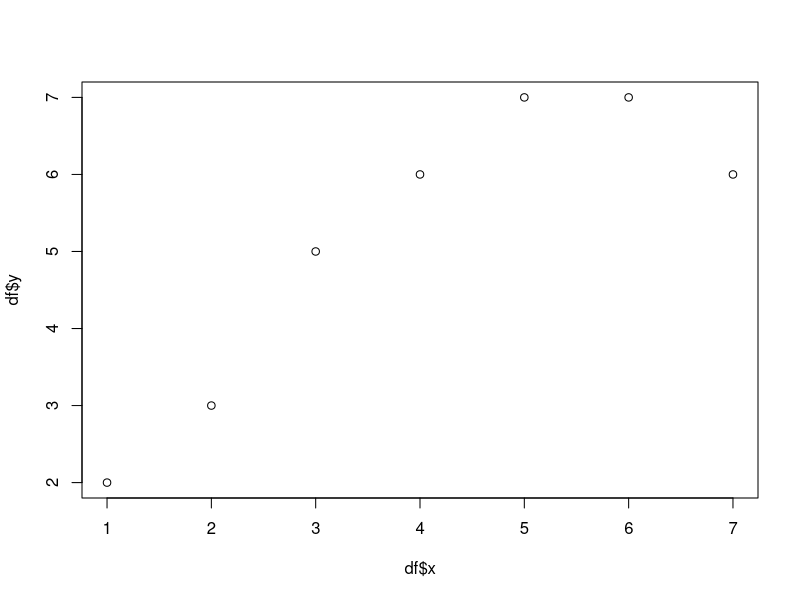
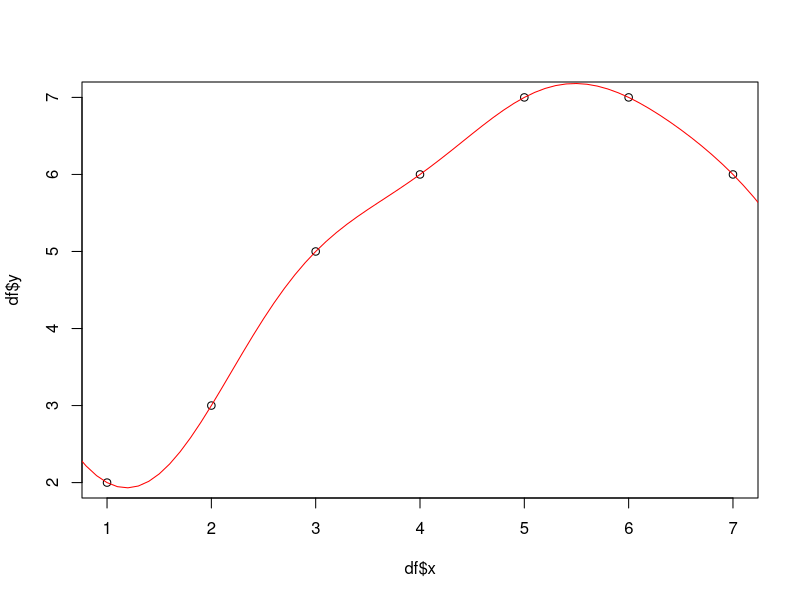

Recreate these plots in R, in order.
## ---- chunk 1
knitr::opts_chunk$set(echo       = TRUE,
                      message    = FALSE,
                      warning    = FALSE,
                      out.width  = 800,
                      out.height = 600,
                      fig.align  = "center",
                      dev        = "ragg_png")
## ---- chunk 2
df <- data.frame(y = c(2,3,5,6,7,7,6),
                 x = c(1,2,3,4,5,6,7))

plot(df$x, df$y)
## ---- chunk 3
n <- 1/8
fit <- lm(y ~ 
            cos(2*pi*n*x) + sin(2*pi*n*x) + 
            cos(4*pi*n*x) + sin(4*pi*n*x) +  
            cos(6*pi*n*x) + sin(6*pi*n*x),
          data = df)

fit
## ---- chunk 4
pred <- function(x){
  res <- fit$coefficients[[1]] + #a
    fit$coefficients[[2]] * cos(2*pi*n*x) +
    fit$coefficients[[3]] * sin(2*pi*n*x) + 
    fit$coefficients[[4]] * cos(4*pi*n*x) + 
    fit$coefficients[[5]] * sin(4*pi*n*x) + 
    fit$coefficients[[6]] * cos(6*pi*n*x) + 
    fit$coefficients[[7]] * sin(6*pi*n*x)

  return(res)  
}

xx <- seq(0,8,0.1)
plot(df$x, df$y)
lines(x = xx, y = pred(x = xx), col = "red")
